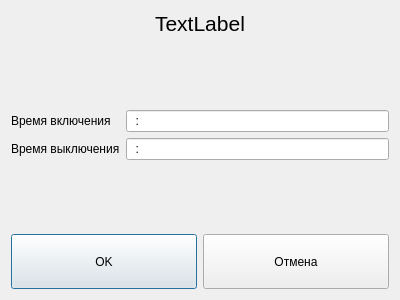
<?xml version="1.0" encoding="UTF-8"?>
<ui version="4.0">
 <class>EditTimerDialog</class>
 <widget class="QDialog" name="EditTimerDialog">
  <property name="geometry">
   <rect>
    <x>0</x>
    <y>0</y>
    <width>400</width>
    <height>300</height>
   </rect>
  </property>
  <property name="windowTitle">
   <string>Dialog</string>
  </property>
  <layout class="QGridLayout" name="gridLayout">
   <item row="2" column="1">
    <widget class="QClickableLineEdit" name="txtOnTime">
     <property name="inputMask">
      <string>99:99</string>
     </property>
    </widget>
   </item>
   <item row="3" column="1">
    <widget class="QClickableLineEdit" name="txtOffTime">
     <property name="inputMask">
      <string>99:99</string>
     </property>
    </widget>
   </item>
   <item row="3" column="0">
    <widget class="QLabel" name="label_4">
     <property name="text">
      <string>Время выключения</string>
     </property>
     <property name="wordWrap">
      <bool>true</bool>
     </property>
    </widget>
   </item>
   <item row="1" column="0">
    <spacer name="verticalSpacer_2">
     <property name="orientation">
      <enum>Qt::Vertical</enum>
     </property>
     <property name="sizeHint" stdset="0">
      <size>
       <width>20</width>
       <height>40</height>
      </size>
     </property>
    </spacer>
   </item>
   <item row="5" column="0" colspan="2">
    <layout class="QHBoxLayout" name="horizontalLayout">
     <item>
      <widget class="QPushButton" name="btnAccept">
       <property name="minimumSize">
        <size>
         <width>0</width>
         <height>55</height>
        </size>
       </property>
       <property name="maximumSize">
        <size>
         <width>16777215</width>
         <height>55</height>
        </size>
       </property>
       <property name="text">
        <string>OK</string>
       </property>
       <property name="icon">
        <iconset resource="../../Resources.qrc">
         <normaloff>:/Images/ok.png</normaloff>:/Images/ok.png</iconset>
       </property>
       <property name="iconSize">
        <size>
         <width>42</width>
         <height>42</height>
        </size>
       </property>
      </widget>
     </item>
     <item>
      <widget class="QPushButton" name="btnCancel">
       <property name="minimumSize">
        <size>
         <width>0</width>
         <height>55</height>
        </size>
       </property>
       <property name="maximumSize">
        <size>
         <width>16777215</width>
         <height>55</height>
        </size>
       </property>
       <property name="text">
        <string>Отмена</string>
       </property>
       <property name="icon">
        <iconset resource="../../Resources.qrc">
         <normaloff>:/Images/delete.png</normaloff>:/Images/delete.png</iconset>
       </property>
       <property name="iconSize">
        <size>
         <width>42</width>
         <height>42</height>
        </size>
       </property>
      </widget>
     </item>
    </layout>
   </item>
   <item row="4" column="0">
    <spacer name="verticalSpacer">
     <property name="orientation">
      <enum>Qt::Vertical</enum>
     </property>
     <property name="sizeHint" stdset="0">
      <size>
       <width>20</width>
       <height>40</height>
      </size>
     </property>
    </spacer>
   </item>
   <item row="2" column="0">
    <widget class="QLabel" name="label_3">
     <property name="text">
      <string>Время включения</string>
     </property>
     <property name="wordWrap">
      <bool>true</bool>
     </property>
    </widget>
   </item>
   <item row="0" column="0" colspan="2">
    <widget class="QLabel" name="lblTitle">
     <property name="minimumSize">
      <size>
       <width>0</width>
       <height>25</height>
      </size>
     </property>
     <property name="maximumSize">
      <size>
       <width>16777215</width>
       <height>25</height>
      </size>
     </property>
     <property name="font">
      <font>
       <pointsize>16</pointsize>
      </font>
     </property>
     <property name="text">
      <string>TextLabel</string>
     </property>
     <property name="alignment">
      <set>Qt::AlignCenter</set>
     </property>
    </widget>
   </item>
  </layout>
 </widget>
 <customwidgets>
  <customwidget>
   <class>QClickableLineEdit</class>
   <extends>QLineEdit</extends>
   <header location="global">Controls/qclickablelineedit.h</header>
  </customwidget>
 </customwidgets>
 <resources>
  <include location="../../Resources.qrc"/>
 </resources>
 <connections/>
</ui>
